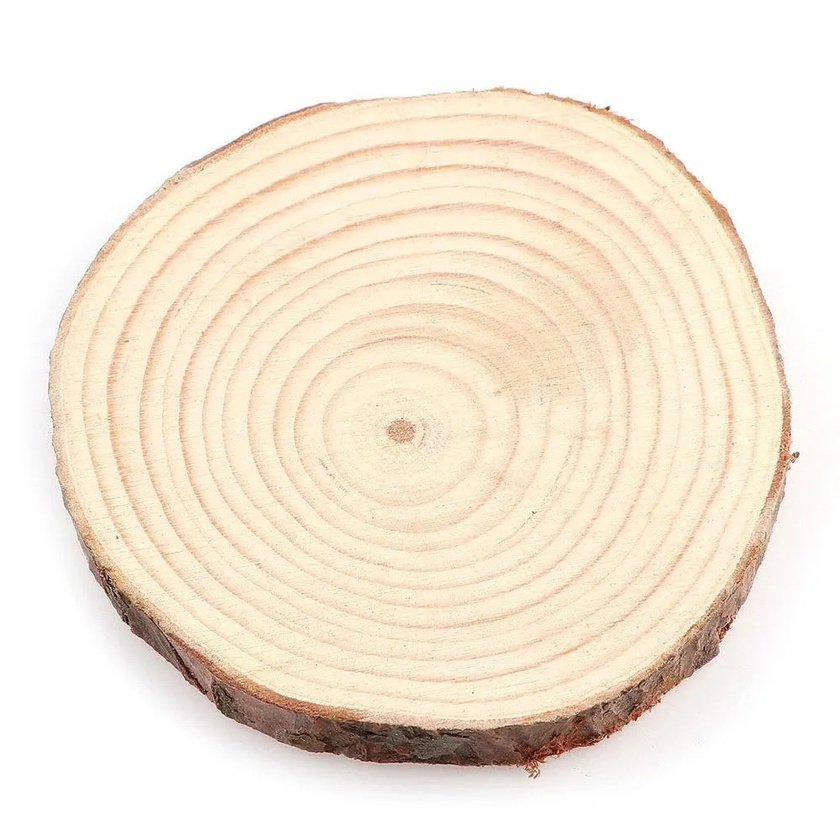
#> input picture D9.jpg, 840 x 840 px, shrunk from 1000 x 1000 before the run
$ python ca.py
#> lines starting #> are read from the running program, lines starting #| are printed output that depends on the picture; after the words box and inside, x2 and y2 are one past the last pixel; in counts of white or black regions, pixels touching at a corner belong together
import cv2
import numpy as np

winName = 'Janela de Teste para o SOPT'
cv2.namedWindow(winName, cv2.WINDOW_NORMAL)
cv2.setWindowProperty(winName, cv2.WND_PROP_FULLSCREEN, cv2.WINDOW_FULLSCREEN)

img = cv2.imread("D9.jpg")
#> img is the input picture: shape (840, 840, 3); mean B, G, R 218.8, 234.1, 245.2
img = cv2.cvtColor(img, cv2.COLOR_BGR2GRAY)
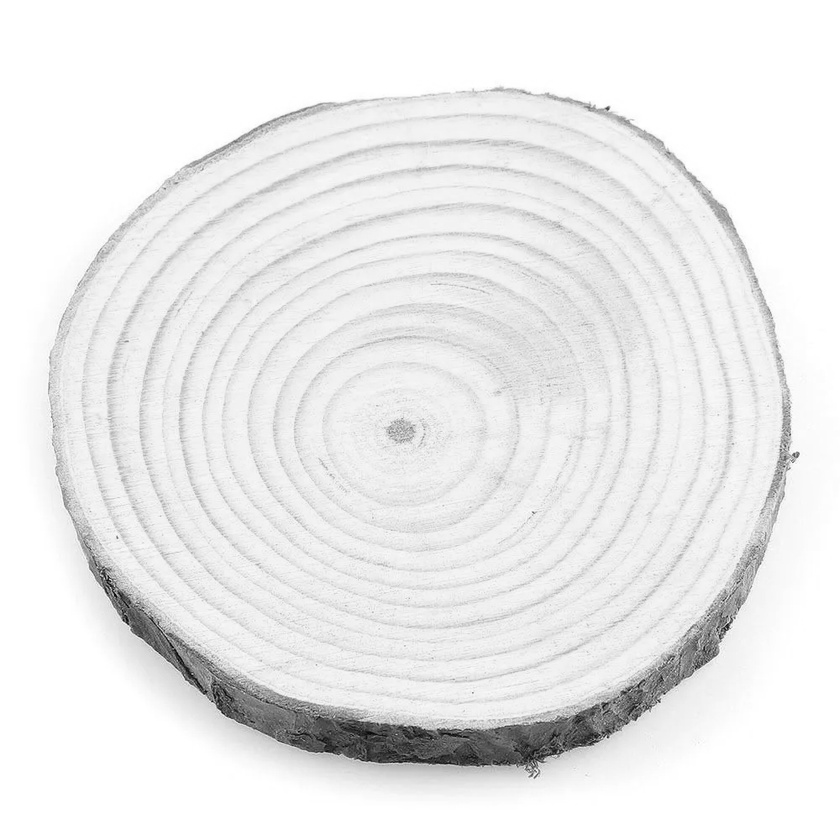
#> img: shape (840, 840); min 4, max 255, mean 235.7
suave = cv2.GaussianBlur(img, (7, 7), 0)
canny1 = cv2.Canny(suave, 20, 55)
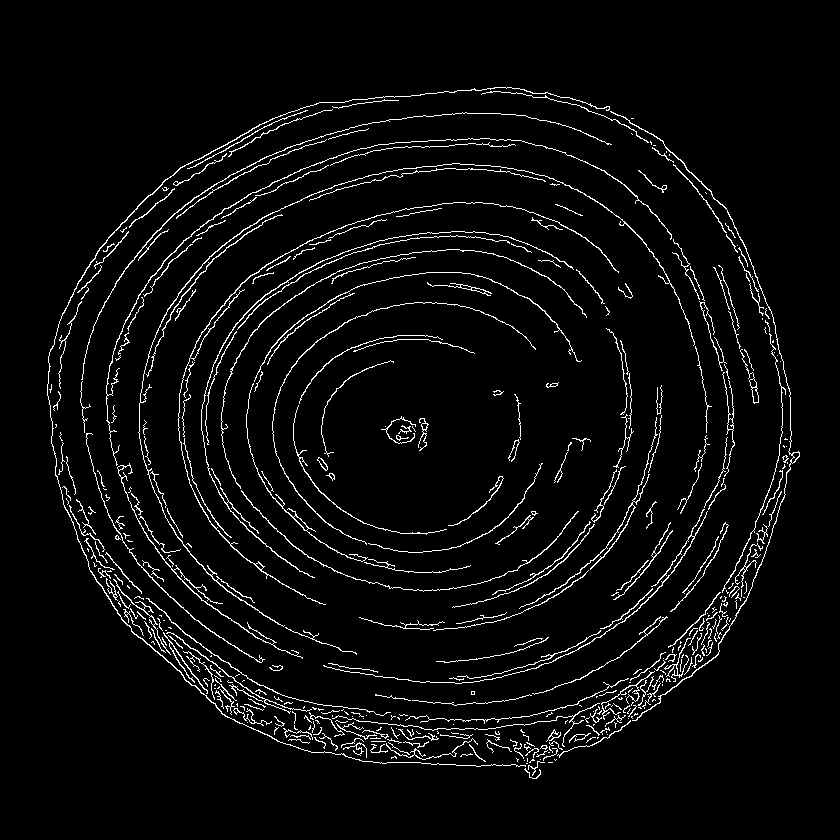
#> canny1: shape (840, 840); 4.4% white in thin lines or dots, all inside (x1, y1, x2, y2) = (47, 87, 800, 779)
canny2 = cv2.Canny(suave, 20, 31)
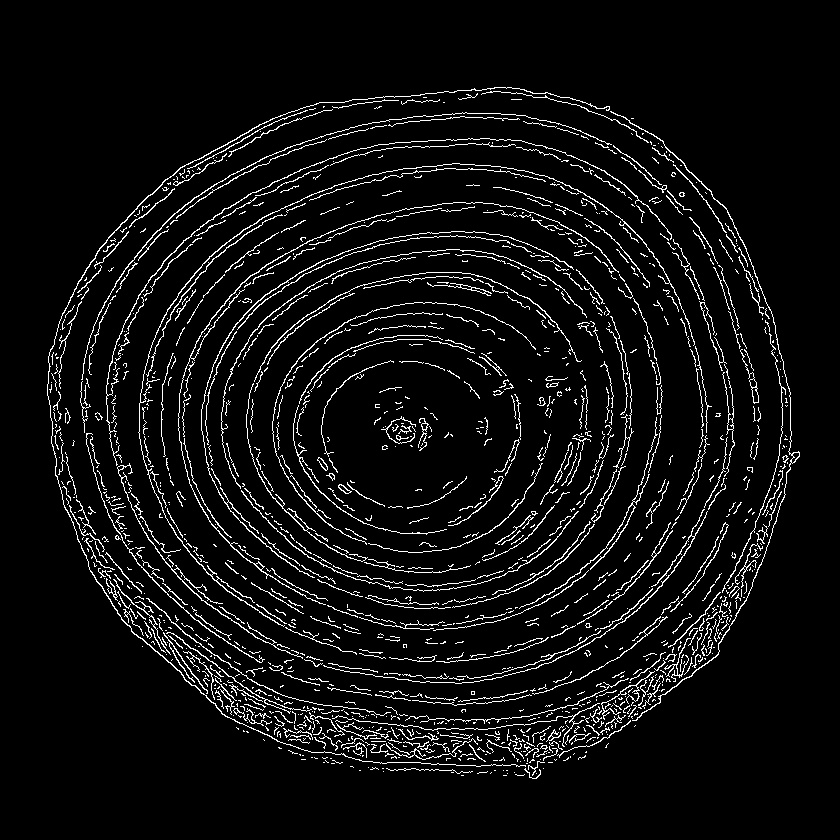
#> canny2: shape (840, 840); 6.1% white in thin lines or dots, all inside (x1, y1, x2, y2) = (47, 87, 800, 779)
kernel = np.ones((5,5),np.uint8)
closing = cv2.morphologyEx(img, cv2.MORPH_CLOSE, kernel)
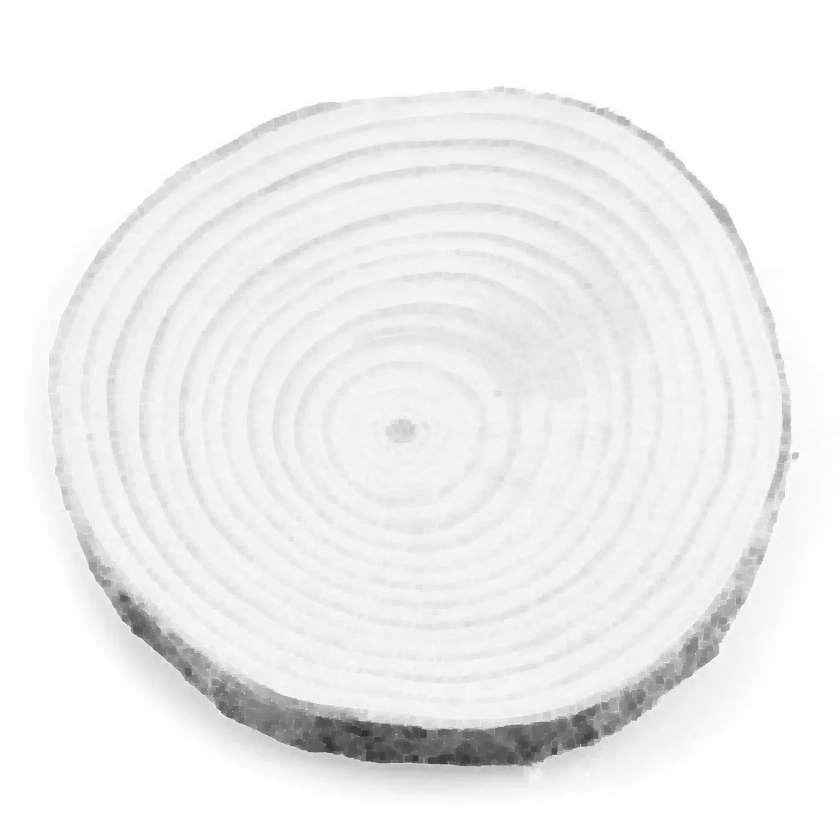
#> closing: shape (840, 840); min 47, max 255, mean 239.9
resultado = np.vstack([
np.hstack([img, suave ]),
np.hstack([canny1, canny2])
])
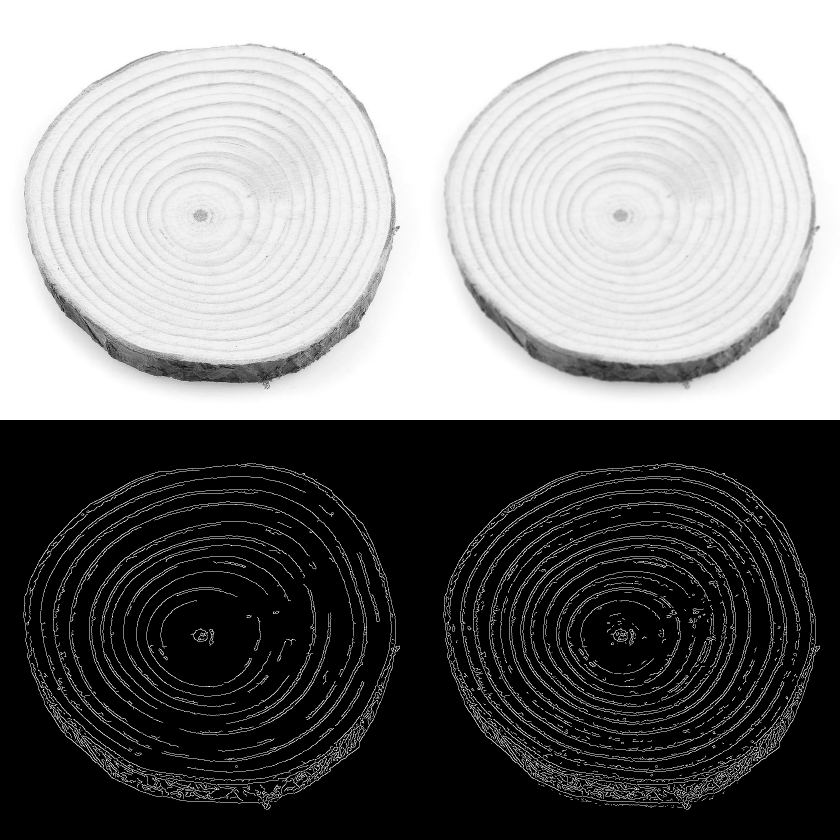
#> resultado: shape (1680, 1680) (shown at 1/2 size); min 0, max 255, mean 124.5
cv2.imshow(winName, resultado)

cv2.waitKey(0)

$ run again, with D8.jpg copied over D9.jpg
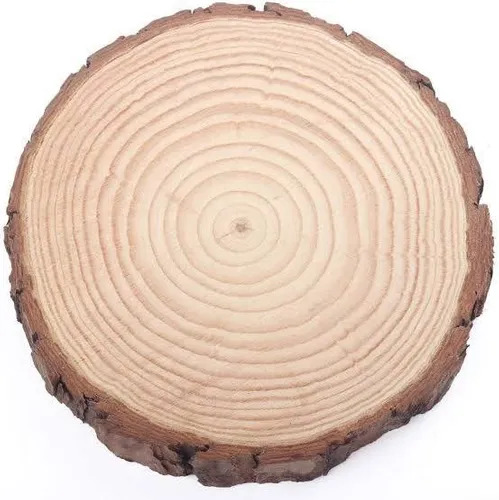
#> input picture D8.jpg, 499 x 500 px
#> img is the input picture: shape (500, 499, 3); mean B, G, R 188.7, 203.5, 225.4
#> img: shape (500, 499)
#> `canny1 = cv2.Canny(suave, 20, 55)`:
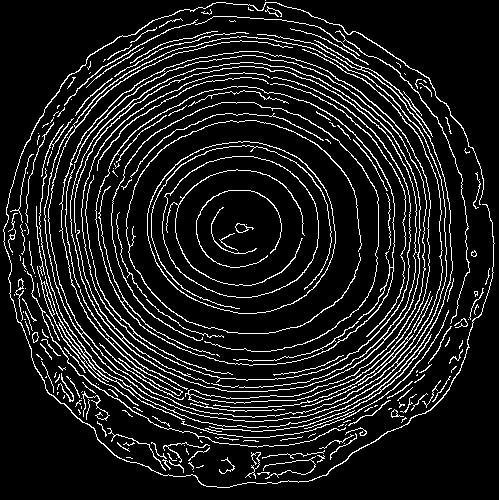
#> canny1: shape (500, 499); 11.2% white in thin lines or dots
#> canny2: shape (500, 499); 13.4% white in thin lines or dots
#> `resultado = np.vstack([ np.hstack([img, suave ]), np.hstack([canny1, c..`:
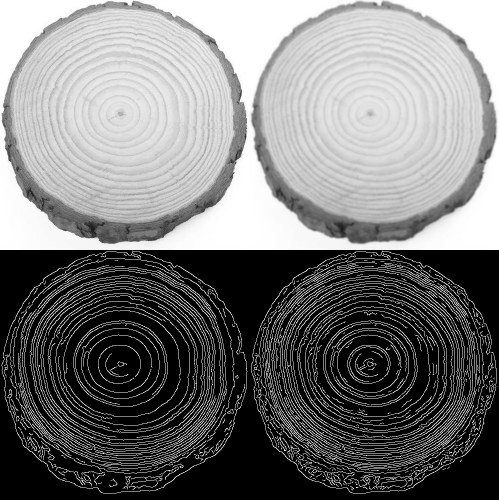
#> resultado: shape (1000, 998) (shown at 1/2 size); min 0, max 255, mean 119.9

$ run again, with 20-11-2013 02-01-43.jpg copied over D9.jpg
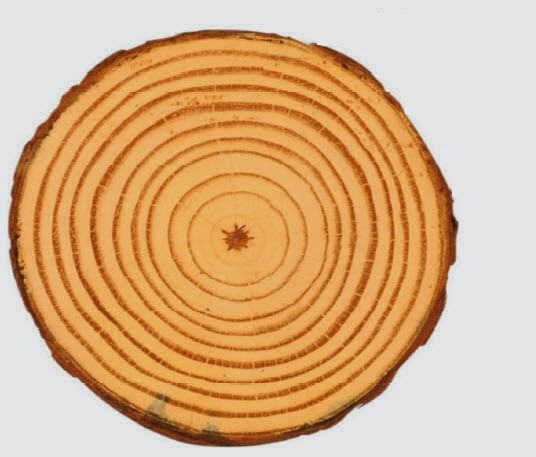
#> input picture 20-11-2013 02-01-43.jpg, 536 x 457 px
#> img is the input picture: shape (457, 536, 3); mean B, G, R 135.1, 177, 217.9
#> img: shape (457, 536)
#> `canny1 = cv2.Canny(suave, 20, 55)`:
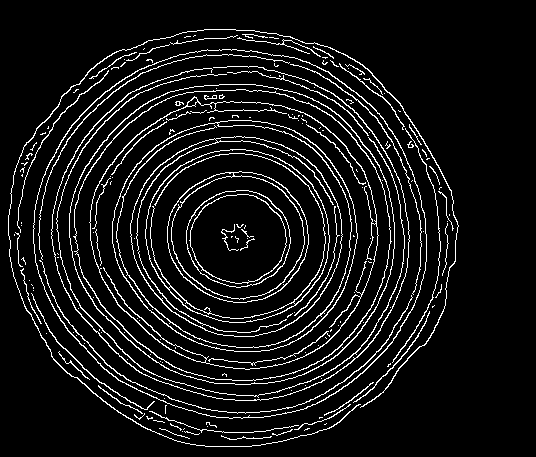
#> canny1: shape (457, 536); 8.4% white in thin lines or dots, all inside (x1, y1, x2, y2) = (8, 29, 459, 447)
#> `resultado = np.vstack([ np.hstack([img, suave ]), np.hstack([canny1, c..`:
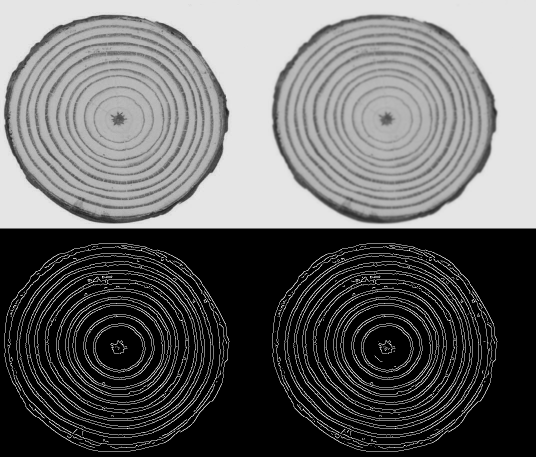
#> resultado: shape (914, 1072) (shown at 1/2 size); min 0, max 255, mean 103
